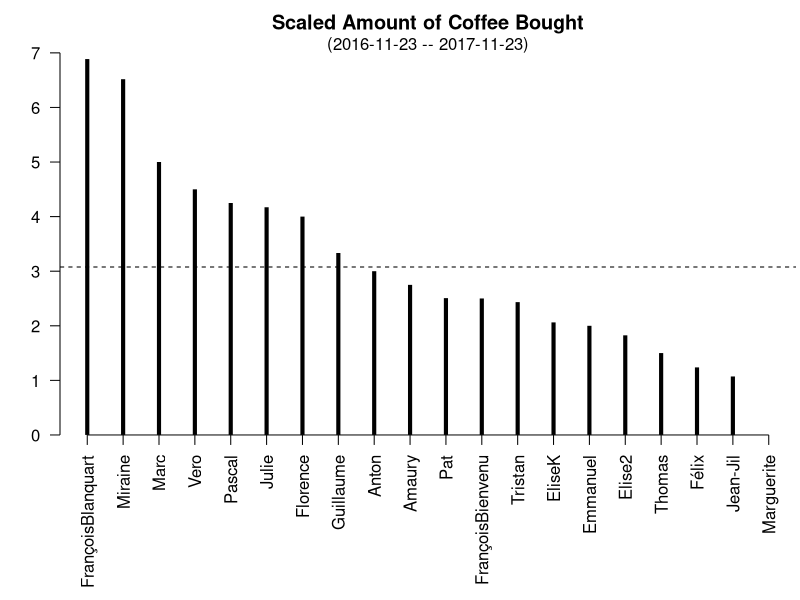

Recreate this plot in R.
## ---- chunk 1
# Load data
dataCoffee <- read.csv(file = "2017-11-23_Cafe_SMILE.csv", stringsAsFactors = FALSE)
## ---- chunk 2
# Just change name to fit on one line
colnames(dataCoffee)[4] <- "TxPresence"
colnames(dataCoffee)[6] <- "Cafe"
## ---- chunk 3
dataCoffee
## ---- chunk 4
# And revert back to old name
colnames(dataCoffee)[4] <- "TauxPresenceConsoPeriode1"
colnames(dataCoffee)[6] <- "CafeAchete1"
## ---- chunk 5
# Put today's date in end date for calculations
dataCoffee[is.na(dataCoffee$DateSortie),"DateSortie"] <- "2017-11-23"
## ---- chunk 6
# Compute duration in days
DurationDays <- as.numeric(as.Date(dataCoffee$DateSortie) - as.Date(dataCoffee$DateEntree))
dataCoffee <- cbind(dataCoffee, 
                    Duration1 = DurationDays)

# Scale by Presence&Consumption
dataCoffee <- cbind(dataCoffee, 
                    ScaledDuration1 = dataCoffee$TauxPresenceConsoPeriode1*DurationDays)
## ---- chunk 7
# Scale Coffee: Bought coffee divided by scaled duration
dataCoffee <- cbind(dataCoffee, 
                    ScaledCoffee = dataCoffee$CafeAchete1 / dataCoffee$ScaledDuration1)

# Put Marguerite at 0
dataCoffee[is.nan(dataCoffee$ScaledCoffee), "ScaledCoffee"] <- 0
## ---- chunk 8
sortindex <- sort(dataCoffee$ScaledCoffee, index.return = TRUE, decreasing = TRUE)
subData <- dataCoffee[sortindex$ix, c("Nom", "ScaledCoffee")]
## ---- chunk 9
par(las = 1, mar=c(7.5, 3, 2.2, 0.2), lend = 1)
plot(subData$ScaledCoffee*365, type = "h", lwd = 4, frame.plot = FALSE, axes = FALSE, 
     xlab = "", ylab = "Café / temps", ylim = c(0, max(subData$ScaledCoffee*365)))
abline(h = mean(dataCoffee$ScaledCoffee*365, na.rm = TRUE), lty = 2)
axis(1, at = seq_along(subData$Nom), labels = subData$Nom, las = 2, pos = 0)
axis(2)
title("Scaled Amount of Coffee Bought")
mtext( "\n(2016-11-23 -- 2017-11-23)", 3, line = -0.5)
